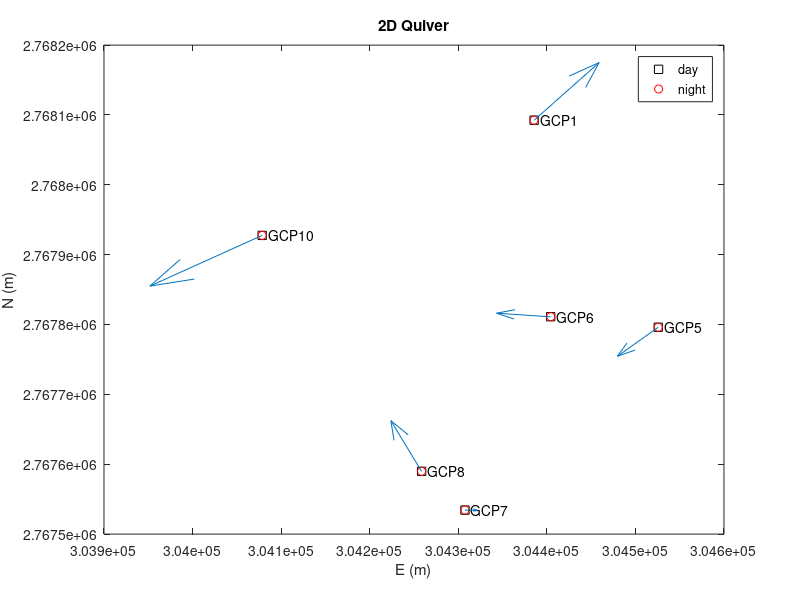

Reproduce this figure in MATLAB.
day = [304385.5945	2768092.346
304078.5735	2767927.437
304525.7702	2767795.983
304404.3343	2767811.054
304307.5358	2767534.227
304258.6017	2767589.75
];
night = [304385.5803	2768092.33
304078.598	2767927.451
304525.7791	2767795.991
304404.3461	2767811.053
304307.5331	2767534.227
304258.6084	2767589.736
];

plot(day(:,1),day(:,2),'ks');
hold on;
plot(night(:,1),night(:,2),'ro');

text(day(1,1),day(1,2),'  GCP1')
text(day(2,1),day(2,2),'  GCP10')
text(day(3,1),day(3,2),'  GCP5')
text(day(4,1),day(4,2),'  GCP6')
text(day(5,1),day(5,2),'  GCP7')
text(day(6,1),day(6,2),'  GCP8')



d = day-night;
quiver(day(:,1),day(:,2),d(:,1),d(:,2),0.5)

title('2D Quiver');
xlabel('E (m)')
ylabel('N (m)')
legend('day','night');
%{
day_RMSE = [0.025048524	0.027994897	0.035310864
0.030835972	0.019885386	0.029384155
0.024692393	0.023470346	0.041029606
0.02648989	0.020445048	0.027044936
0.028193211	0.018314709	0.026795522
0.026495283	0.03186579	0.048925599
];

night_RMSE = [0.013223356	0.051727307	0.092083813
0.011735173	0.018700649	0.080891462
0.014101672	0.049068465	0.093399296
0.009985704	0.018322508	0.080049984
0.010378549	0.016995798	0.081433584
0.012873006	0.0518597	0.092083813
];

day_RMSE_all = sqrt((day_RMSE(:,1).^2+day_RMSE(:,2).^2+day_RMSE(:,3).^2)/3);
night_RMSE_all = sqrt((night_RMSE(:,1).^2+night_RMSE(:,2).^2+night_RMSE(:,3).^2)/3);
figure;
bar([1,2,3,4,5,6], [day_RMSE_all,night_RMSE_all], 'grouped')
set(gca,'xticklabel',{'GCP1','GCP10','GCP5','GCP6','GCP7','GCP8'})
legend('day','night');
title('RMSE(ENU)')
xlabel('Station')
ylabel('RMSE (m)')


figure;
bar([1,2,3,4,5,6], [day_RMSE(:,1),night_RMSE(:,1)], 'grouped')
set(gca,'xticklabel',{'GCP1','GCP10','GCP5','GCP6','GCP7','GCP8'})
legend('day','night');
title('RMSE (E)')
xlabel('Station')
ylabel('RMSE (m)')

figure;
bar([1,2,3,4,5,6], [day_RMSE(:,2),night_RMSE(:,2)], 'grouped')
set(gca,'xticklabel',{'GCP1','GCP10','GCP5','GCP6','GCP7','GCP8'})
legend('day','night');
title('RMSE (N)')
xlabel('Station')
ylabel('RMSE (m)')

figure;
bar([1,2,3,4,5,6], [day_RMSE(:,3),night_RMSE(:,3)], 'grouped')
set(gca,'xticklabel',{'GCP1','GCP10','GCP5','GCP6','GCP7','GCP8'})
legend('day','night');
title('RMSE (U vertical)')
xlabel('Station')
ylabel('RMSE (m)')

day_RMSE_hori = sqrt((day_RMSE(:,1).^2+day_RMSE(:,2).^2)/2);
night_RMSE_hori = sqrt((night_RMSE(:,1).^2+night_RMSE(:,2).^2)/2);

figure;
bar([1,2,3,4,5,6], [day_RMSE_hori(:),night_RMSE_hori(:)], 'grouped')
set(gca,'xticklabel',{'GCP1','GCP10','GCP5','GCP6','GCP7','GCP8'})
legend('day','night');
title('RMSE (Horizotal)')
xlabel('Station')
ylabel('RMSE (m)')
%}